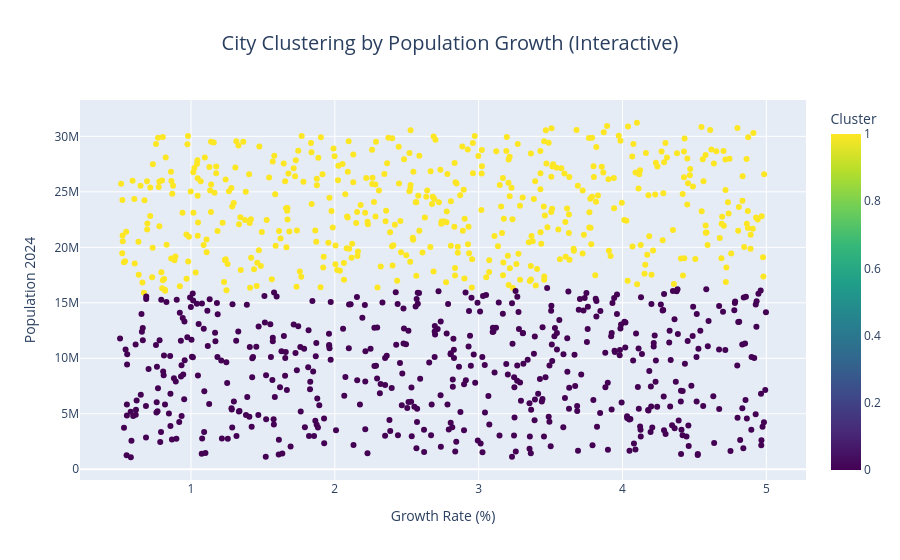

Here is the notebook cell this chart was saved with:
### Code cell
import pandas as pd
import numpy as np
from sklearn.preprocessing import StandardScaler, OneHotEncoder
from sklearn.cluster import KMeans
from sklearn.pipeline import Pipeline
from sklearn.compose import ColumnTransformer
from sklearn.metrics import silhouette_score
import optuna
import matplotlib.pyplot as plt
import seaborn as sns
import plotly.express as px


df = pd.read_csv(r"C:/Users/User/Desktop/global_population_growth_2024.csv")

print(df.head())


numerical_cols = ['Population_2023', 'Growth_Rate (%)', 'Population_2024']
categorical_cols = ['Country',"City"]

X = df[numerical_cols + categorical_cols]


def objective(trial):
    n_clusters = trial.suggest_int('n_clusters', 2, 8)
    init_method = trial.suggest_categorical('init', ['k-means++', 'random'])

    preprocessor = ColumnTransformer(
        transformers=[
            ('num', StandardScaler(), numerical_cols),
            ('cat', OneHotEncoder(), categorical_cols)
        ]
    )

    pipeline = Pipeline([
        ('preprocessor', preprocessor),
        ('kmeans', KMeans(n_clusters=n_clusters, init=init_method, random_state=42))
    ])

    pipeline.fit(X)
    labels = pipeline['kmeans'].labels_
    score = silhouette_score(preprocessor.fit_transform(X), labels)
    return score


study = optuna.create_study(direction='maximize')
study.optimize(objective, n_trials=30)

print("\bestparm", study.best_params)
print(" Silhouette score:", study.best_value)


best_params = study.best_params

preprocessor = ColumnTransformer(
    transformers=[
        ('num', StandardScaler(), numerical_cols),
        ('cat', OneHotEncoder(), categorical_cols)
    ]
)

final_pipeline = Pipeline([
    ('preprocessor', preprocessor),
    ('kmeans', KMeans(
        n_clusters=best_params['n_clusters'],
        init=best_params['init'],
        random_state=42
    ))
])

final_pipeline.fit(X)
df['Cluster'] = final_pipeline['kmeans'].labels_


final_score = silhouette_score(preprocessor.fit_transform(X), df['Cluster'])



fig = px.scatter(
    df,
    x='Growth_Rate (%)',
    y='Population_2024',
    color='Cluster',
    hover_data=['City', 'Country', 'Population_2023', 'Population_2024', 'Growth_Rate (%)'],
    title=" City Clustering by Population Growth (Interactive)",
    color_continuous_scale='Viridis'
)

fig.update_layout(
    xaxis_title="Growth Rate (%)",
    yaxis_title="Population 2024",
    title_x=0.5,
    title_font=dict(size=20)
)
fig.show()


plt.figure(figsize=(8,6))
plt.scatter(df['Growth_Rate (%)'], df['Population_2024'], c=df['Cluster'], cmap='viridis')
plt.xlabel("Growth Rate (%)")
plt.ylabel("Population 2024")
plt.title("City Clustering by Growth Rate (KMeans + Optuna)")
plt.colorbar(label='Cluster ID')
plt.show()

### Figure 1 — Plotly figure (JSON) as saved in the notebook; plotly's stock layout.template omitted (floating-point values rounded to 4 significant figures; data arrays with more than 128 entries replaced by an {"elided": "..."} marker saying what was removed)
{"data": [{"customdata": {"elided": "1000x3 mixed values"}, "hovertemplate": "Growth_Rate (%)=%{x}<br>Population_2024=%{y}<br>City=%{customdata[0]}<br>Country=%{customdata[1]}<br>Population_2023=%{customdata[2]}<br>Cluster=%{marker.color}<extra></extra>", "legendgroup": "", "marker": {"color": {"elided": "1000 int values"}, "coloraxis": "coloraxis", "symbol": "circle"}, "mode": "markers", "name": "", "orientation": "v", "showlegend": false, "type": "scatter", "x": {"elided": "1000 float values"}, "xaxis": "x", "y": {"elided": "1000 int values"}, "yaxis": "y"}], "layout": {"coloraxis": {"colorbar": {"title": {"text": "Cluster"}}, "colorscale": [[0, "#440154"], [0.1111, "#482878"], [0.2222, "#3e4989"], [0.3333, "#31688e"], [0.4444, "#26828e"], [0.5556, "#1f9e89"], [0.6667, "#35b779"], [0.7778, "#6ece58"], [0.8889, "#b5de2b"], [1, "#fde725"]]}, "legend": {"tracegroupgap": 0}, "title": {"font": {"size": 20}, "text": " City Clustering by Population Growth (Interactive)", "x": 0.5}, "xaxis": {"anchor": "y", "domain": [0, 1], "title": {"text": "Growth Rate (%)"}}, "yaxis": {"anchor": "x", "domain": [0, 1], "title": {"text": "Population 2024"}}}}
